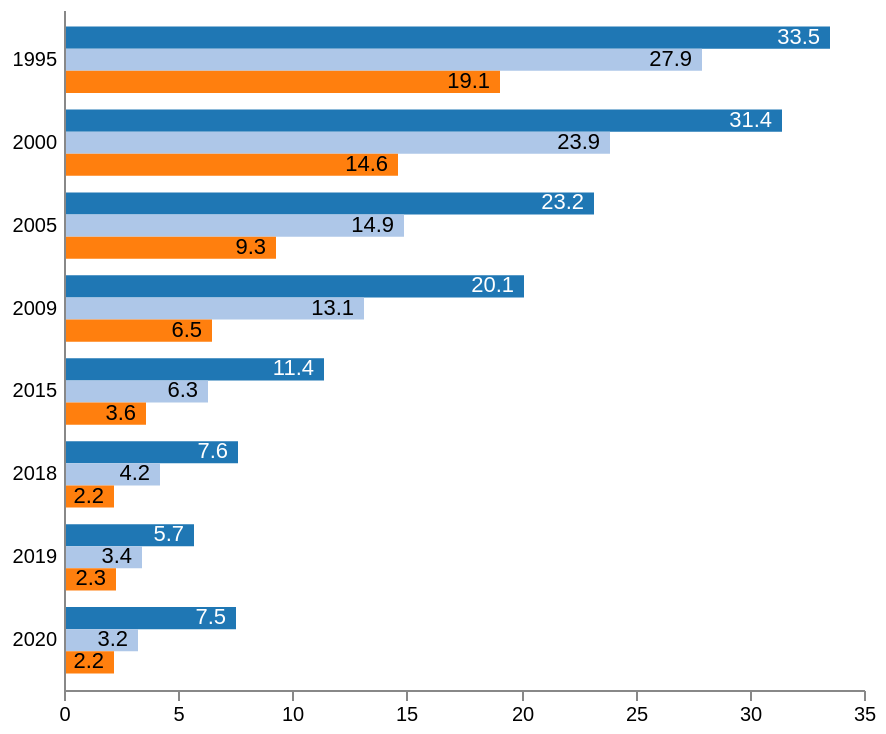

The specification (Vega-Lite) saved for this image:
### Vega specification from a JSON file in a GitHub repository (floating-point values rounded to 4 significant figures)
{"$schema": "https://vega.github.io/schema/vega/v5.json", "description": "A basic grouped bar chart example.", "width": 400, "height": 340, "padding": 5, "data": [{"name": "table", "values": [{"year": 1995, "value": 33.5, "group": 0}, {"year": 1995, "value": 27.9, "group": 1}, {"year": 1995, "value": 19.1, "group": 2}, {"year": 2000, "value": 31.4, "group": 0}, {"year": 2000, "value": 23.9, "group": 1}, {"year": 2000, "value": 14.6, "group": 2}, {"year": 2005, "value": 23.2, "group": 0}, {"year": 2005, "value": 14.9, "group": 1}, {"year": 2005, "value": 9.3, "group": 2}, {"year": 2009, "value": 20.1, "group": 0}, {"year": 2009, "value": 13.1, "group": 1}, {"year": 2009, "value": 6.5, "group": 2}, {"year": 2015, "value": 11.4, "group": 0}, {"year": 2015, "value": 6.3, "group": 1}, {"year": 2015, "value": 3.6, "group": 2}, {"year": 2018, "value": 7.6, "group": 0}, {"year": 2018, "value": 4.2, "group": 1}, {"year": 2018, "value": 2.2, "group": 2}, {"year": 2019, "value": 5.7, "group": 0}, {"year": 2019, "value": 3.4, "group": 1}, {"year": 2019, "value": 2.3, "group": 2}, {"year": 2020, "value": 7.5, "group": 0}, {"year": 2020, "value": 3.2, "group": 1}, {"year": 2020, "value": 2.2, "group": 2}]}], "scales": [{"name": "yscale", "type": "band", "domain": {"data": "table", "field": "year"}, "range": "height", "padding": 0.2}, {"name": "xscale", "type": "linear", "domain": {"data": "table", "field": "value"}, "range": "width", "round": true, "zero": true, "nice": true}, {"name": "color", "type": "ordinal", "domain": {"data": "table", "field": "group"}, "range": {"scheme": "category20"}}], "axes": [{"orient": "left", "scale": "yscale", "tickSize": 0, "labelPadding": 4, "zindex": 1}, {"orient": "bottom", "scale": "xscale"}], "marks": [{"type": "group", "from": {"facet": {"data": "table", "name": "facet", "groupby": "year"}}, "encode": {"enter": {"y": {"scale": "yscale", "field": "year"}}}, "signals": [{"name": "height", "update": "bandwidth('yscale')"}], "scales": [{"name": "pos", "type": "band", "range": "height", "domain": {"data": "facet", "field": "group"}}], "marks": [{"name": "bars", "from": {"data": "facet"}, "type": "rect", "encode": {"enter": {"y": {"scale": "pos", "field": "group"}, "height": {"scale": "pos", "band": 1}, "x": {"scale": "xscale", "field": "value"}, "x2": {"scale": "xscale", "value": 0}, "fill": {"scale": "color", "field": "group"}}}}, {"type": "text", "from": {"data": "bars"}, "encode": {"enter": {"x": {"field": "x2", "offset": -5}, "y": {"field": "y", "offset": {"field": "height", "mult": 0.5}}, "fill": [{"test": "contrast('white', datum.fill) > contrast('black', datum.fill)", "value": "white"}, {"value": "black"}], "align": {"value": "right"}, "baseline": {"value": "middle"}, "text": {"field": "datum.value"}}}}]}]}
